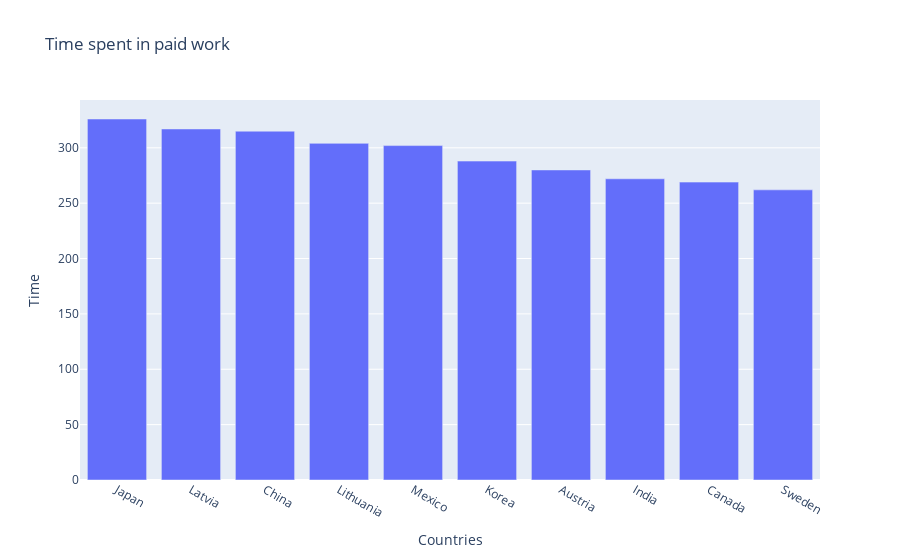

The code cell stored with this chart in its notebook:
### Code cell
trace1 = {
    'x': time_sort.Country[0:10],
    'y': time_sort['Time'],
    'type' : 'bar'
}

data = [trace1]
layout = dict(title = 'Time spent in paid work',
                xaxis = dict(title='Countries',tickangle=30),
                yaxis = dict(title='Time'))
#layout = {
#    'xaxis': {"title":"Countries",
#              "tickangle":30},,
#    'title': "Time spent in paid work per countries"
#}

fig = go.Figure(data = data, layout = layout)
#fig.update_xaxes(tickangle=30)

display(fig)

### Figure 1 — Plotly figure (JSON) as saved in the notebook; plotly's stock layout.template omitted (floating-point values rounded to 4 significant figures)
{"data": [{"type": "bar", "x": ["Japan", "Latvia", "China", "Lithuania", "Mexico", "Korea", "Austria", "India", "Canada", "Sweden"], "y": [326, 317, 315, 304, 302, 288, 280, 272, 269, 262, 259, 251, 247, 241, 235, 231, 231, 229, 227, 224, 218, 217, 211, 201, 200, 200, 199, 194, 189, 187, 176, 170, 149]}], "layout": {"title": {"text": "Time spent in paid work"}, "xaxis": {"tickangle": 30, "title": {"text": "Countries"}}, "yaxis": {"title": {"text": "Time"}}}}
